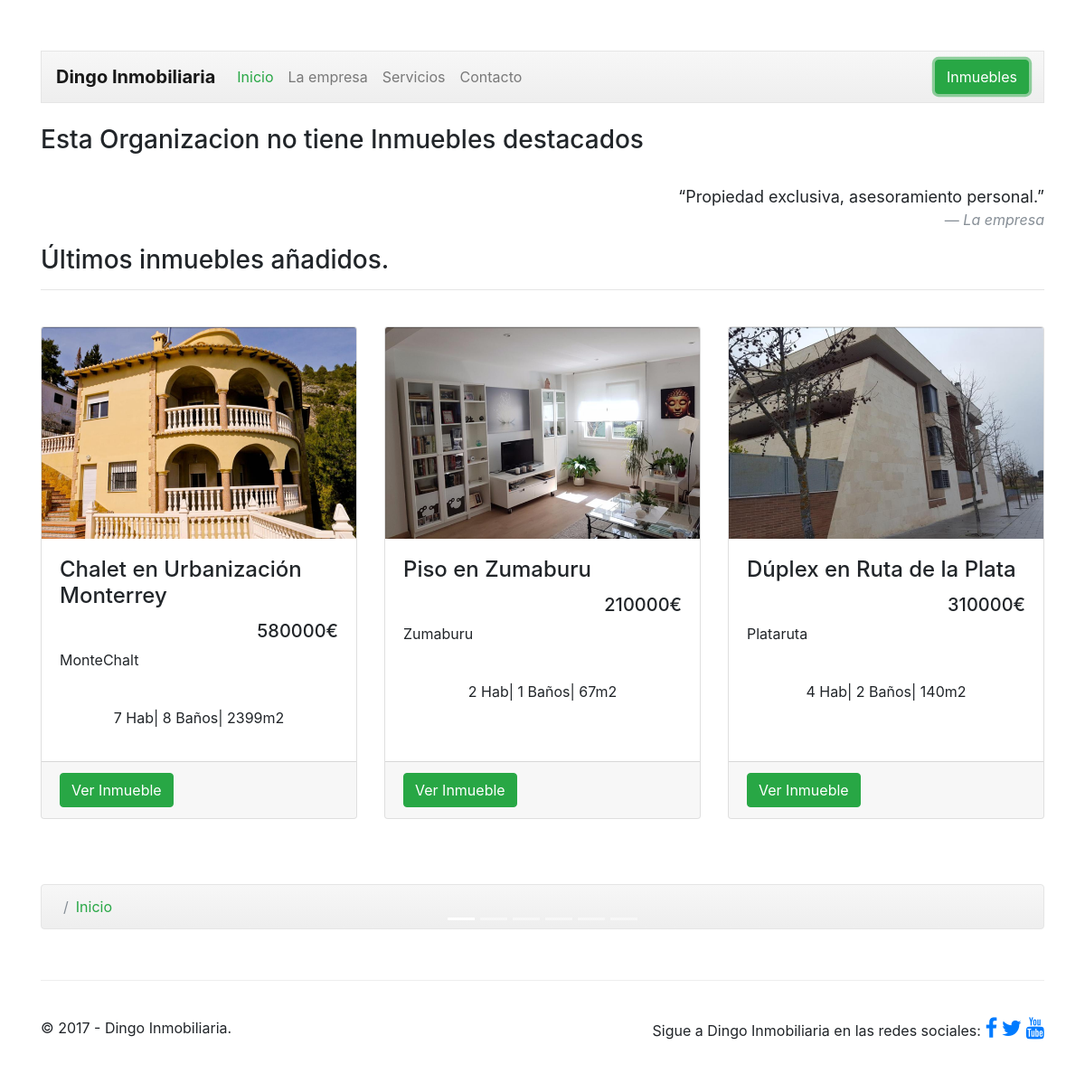
The app's page /index2.php?id=2 with its own data.
### tables this page shows
CREATE TABLE IF NOT EXISTS `organizacion` (
  `ORG_id` int(11) NOT NULL AUTO_INCREMENT,
  `ORG_nombre` varchar(50) NOT NULL,
  `ORG_correo` varchar(50) NOT NULL,
  `ORG_telefono` varchar(15) NOT NULL,
  `ORG_direccion` varchar(180) NOT NULL,
  `ORG_tipo` varchar(20) NOT NULL DEFAULT 'Inmobiliaria',
  `ORG_acerca` varchar(700) NOT NULL,
  `ORG_acerca2` varchar(700) DEFAULT NULL,
  `ORG_acerca3` varchar(700) DEFAULT NULL,
  `ORG_tituloacerca` varchar(100) NOT NULL,
  `ORG_servicio1` varchar(700) NOT NULL,
  `ORG_servicio2` varchar(700) DEFAULT NULL,
  `ORG_servicio3` varchar(700) DEFAULT NULL,
  PRIMARY KEY (`ORG_id`)
);

CREATE TABLE IF NOT EXISTS `inmueble` (
  `IMN_id` int(11) NOT NULL AUTO_INCREMENT,
  `IMN_Titulo` varchar(50) NOT NULL,
  `IMN_tipo` varchar(23) NOT NULL,
  `IMN_referencia` varchar(50) NOT NULL,
  `IMN_desc` varchar(700) NOT NULL,
  `IMN_precio` double NOT NULL,
  `IMN_habitaciones` int(1) DEFAULT NULL,
  `IMN_banos` int(1) DEFAULT NULL,
  `IMN_m2` int(11) NOT NULL,
  `IMN_anoconstruccion` int(11) NOT NULL,
  `IMN_certificadoener` varchar(5) DEFAULT NULL,
  `IMN_venta` varchar(20) NOT NULL,
  `IMN_dest` tinyint(1) NOT NULL,
  `IMN_organizacion` int(11) NOT NULL,
  PRIMARY KEY (`IMN_id`)
);

### web/index2.php (the view, shortened to what this page needs)
<?php
  $id = $_GET["id"];
  $conexion=mysqli_connect("localhost","root","","gecko") or
      die("Problemas con la conexión");
  $registros=mysqli_query($conexion,"select ORG_nombre, ORG_tituloacerca, ORG_acerca, ORG_acerca2, ORG_acerca3
                          from organizacion where ORG_id = '$id'") or
    die("Problemas en el select:".mysqli_error($conexion));
  if ($reg=mysqli_fetch_array($registros)){
    $nombre = $reg['ORG_nombre'];
  }
?>
<!doctype html>
<html lang="es">
  <head>
    <link href="dist/css/bootstrap.min.css" rel="stylesheet">
    <link href="dist/css/justified-nav.css" rel="stylesheet">
    <link href="dist/css/propio.css" rel="stylesheet">
  	<link rel="stylesheet" href="https://cdnjs.cloudflare.com/ajax/libs/font-awesome/4.7.0/css/font-awesome.min.css">
  	<link href="css/bootstrap.min.css" rel="stylesheet">
    <link href="css/justified-nav.css" rel="stylesheet">
    <link href="css/shop-homepage.css" rel="stylesheet">
  </head>
  <body>
    <div class="container">
      <header class="masthead">
		<nav class="navbar navbar-expand-lg navbar-light bg-light">
			<a class="navbar-brand" href="index.php?id=<?php echo $id ?>"><b><?php echo $nombre ?></b></a>
			<div class="collapse navbar-collapse" id="navbarSupportedContent">
				<ul class="navbar-nav mr-auto">
					<li class="nav-item active">
						<a class="nav-link" href="index.php?id=<?php echo $id ?>"><span style="color: rgb(40, 167, 69);">Inicio</span> <span class="sr-only">(current)</span></a>
					</li>
					<li class="nav-item">
						<a class="nav-link" href="empresa.php?id=<?php echo $id ?>">La empresa</a>
					</li>
					<li class="nav-item">
						<a class="nav-link" href="servicios.php?id=<?php echo $id ?>">Servicios</a>
					</li>
					<li class="nav-item">
						<a class="nav-link" href="contacto.php?id=<?php echo $id ?>">Contacto</a>
					</li>
				</ul>
				<div class="form-inline my-2 my-lg-0">
					<a href="inmuebles.php?id=<?php echo $id ?>">
						<button class="btn btn-outline-success my-2 my-sm-0 active" type="submit">Inmuebles</button>
					</a>
				</div>
			</div>
		</nav>
      </header>
      <br>
      <main role="main">
<?php
            $servername = "localhost";
            $username = "root";
            $password = "";
            $dbname = "gecko";
            $conn = new mysqli($servername, $username, $password, $dbname);
            $sql = "SELECT IMG_path,IMG_id_INM,IMG_destacada,IMG_descripcion FROM  imagen,inmueble WHERE IMG_destacada=1 AND IMN_id=IMG_id_INM AND IMN_organizacion ='$id' GROUP BY IMG_id_INM  ORDER BY IMG_id_INM DESC LIMIT 6";
            $result = $conn->query($sql);
            ?>
			<div id="carouselExampleIndicators" class="carousel slide" data-ride="carousel">
				<ol class="carousel-indicators">
					<li data-target="#carouselExampleIndicators" data-slide-to="0" class="active"></li>
					<li data-target="#carouselExampleIndicators" data-slide-to="1"></li>
					<li data-target="#carouselExampleIndicators" data-slide-to="2"></li>
					<li data-target="#carouselExampleIndicators" data-slide-to="3"></li>
					<li data-target="#carouselExampleIndicators" data-slide-to="4"></li>
					<li data-target="#carouselExampleIndicators" data-slide-to="5"></li>
				</ol>
				<div class="carousel-inner">
                    	    <?php
                     if ($result->num_rows > 0) {
                        for ($i = 0; $i < $result->num_rows; $i++) {
                            $row = $result->fetch_assoc();
                            if($i==0){
                            echo '	<div class="carousel-item active">
                            <img class="d-block w-100" src="'. $row["IMG_path"].'" alt="Foto 1.">
                            <div class="carousel-caption d-none d-md-block">
                                    <a class="btn btn btn-success"  href="inmueble.php?id='.$id.'&in='. $row["IMG_id_INM"].'">Ver Inmueble</a>
                                <div style="background: rgba(0, 0, 0, 0.6); border-radius: 5px; margin-top: 1%;">
                                    <p>'. $row["IMG_descripcion"] .'</p>
                                </div>
                            </div>
                        </div>';
                            }
                            else{
                            echo '<div class="carousel-item">
                            <img class="d-block w-100" src="'. $row["IMG_path"].'" alt="Foto 2.">
                            <div class="carousel-caption d-none d-md-block">
                                    <a class="btn btn btn-success" href="inmueble.php?id='.$id.'&in='. $row["IMG_id_INM"].'">Ver Inmueble</a>
                                <div style="background: rgba(0, 0, 0, 0.6); border-radius: 5px; margin-top: 1%;">
                                    <p>'. $row["IMG_descripcion"] .'</p>
                                </div>
                            </div>
                        </div>';
                            }
                        }
                     echo '    <a class="carousel-control-prev" href="#carouselExampleIndicators" role="button" data-slide="prev">
					<span class="carousel-control-prev-icon" aria-hidden="true"></span>
					<span class="sr-only">Previous</span>
				</a>
				<a class="carousel-control-next" href="#carouselExampleIndicators" role="button" data-slide="next">
					<span class="carousel-control-next-icon" aria-hidden="true"></span>
					<span class="sr-only">Next</span>
				</a>';
                     }
                    else {
                        echo '<h3>Esta Organizacion no tiene Inmuebles destacados</h3>';
                    }
                    ?>
		<br>
        <center>
            <blockquote class="blockquote text-right">
			  <p class="mb-0" style="font-size: 18px">“Propiedad exclusiva, asesoramiento personal.”</p>
			  <footer class="blockquote-footer"><cite title="La Empresa">La empresa</cite></footer>
			</blockquote>
        </center>
        <h3>Últimos inmuebles añadidos.</h3>
        <hr>
        <br>
        <div class="row">
            <?php
            $servername = "localhost";
            $username = "root";
            $password = "";
            $dbname = "gecko";
            $conn = new mysqli($servername, $username, $password, $dbname);
            $sql = "SELECT IMN_id,IMN_Titulo, IMN_referencia,IMN_precio,IMN_habitaciones,IMN_habitaciones,IMN_banos,IMN_m2,IMN_venta, IMG_path FROM inmueble, imagen WHERE IMN_id=IMG_id_INM GROUP BY IMN_id ORDER BY IMN_id DESC LIMIT 3";
            $result = $conn->query($sql);
            if ($result->num_rows > 0) {
                while($row = $result->fetch_assoc()) {
                    echo'<div class="col-lg-4 col-md-6 mb-4">
                    <div class="card h-100">
                    <a href="href="inmueble.php?id='. $row["IMN_id"].'"><img class="card-img-top" src="'. $row["IMG_path"].'" alt=""></a>
                    <div class="card-body">
                      <h4 class="card-title">
                        '. $row["IMN_Titulo"] .'
                      </h4>
                      <h5 style="text-align: right;">'. $row["IMN_precio"] .'€</h5>
                      <p class="card-text">'. $row["IMN_referencia"] .' <br>'. $row["IMN_venta"] .'<br> <center>'. $row["IMN_habitaciones"] .' Hab| '. $row["IMN_banos"] .' Baños| '. $row["IMN_m2"] .'m2 </center> </p>
                    </div>
                        <div class="card-footer">
                            <a href="inmueble.php?id='. $row["IMN_id"].'">
                            <button type="button" class="btn btn-success">Ver Inmueble</button></a>
                        </div>
                    </div>
                </div>';
                }
            } else {
                echo "0 results";
            }
            ?>
        </div>
        <br><br>
        <nav class="breadcrumb" style="background-image: linear-gradient(to bottom, #f7f7f7 0%,#eee 100%);
    border: 1px solid #e5e5e5;">
			<span class="breadcrumb-item active" span style="color: rgb(40, 167, 69);">Inicio</span>
		</nav>
      </main>
      <footer class="footer">
      	<div class="row">
          <div class="col-lg-3">
          	<p>&copy; 2017 - <?php echo $nombre ?>.</p>
          </div>
          <div class="col-lg-9">
			  <p class="text-right">Sigue a <?php echo $nombre ?> en las redes sociales:
			  	<a href="http://www.facebook.com" target="_blank"><i class="fa fa-facebook" style="font-size:24px"></i></a>
			  	<a href="http://www.twitter.com" target="_blank"><i class="fa fa-twitter" style="font-size:24px"></i></a>
			  	<a href="http://www.youtube.com" target="_blank"><i class="fa fa-youtube" style="font-size:24px"></i></a>
			  </p>
          </div>
        </div>
      </footer>
    </div>
  </body>
</html>

### web/css/justified-nav.css (style rules this page uses)
body { padding-top: 20px; }
.footer { padding-top: 40px; padding-bottom: 40px; margin-top: 40px; border-top: 1px solid #eee; }
.navbar { background-image: linear-gradient(to bottom, #f7f7f7 0%,#eee 100%); border: 1px solid #e5e5e5; }
@media (min-width: 768px) { .navbar-nav { display: -ms-flexbox; display: flex; } }
@media (min-width: 768px) { .navbar-nav .nav-item { -ms-flex: 1 0 auto; flex: 1 0 auto; } }
@media screen and (min-width: 768px) { .masthead, .marketing, .footer { padding-right: 0; padding-left: 0; } }

### web/css/shop-homepage.css (style rules this page uses)
body { padding-top: 54px; }
@media (min-width: 992px) { body { padding-top: 56px; } }

### records on screen
organizacion: ORG_nombre "Dingo Inmobiliaria"
inmueble: shows a picture, IMN_Titulo "Chalet en Urbanización Monterrey", IMN_precio "580000", IMN_referencia "MonteChalt", IMN_habitaciones "7", IMN_banos "8", IMN_m2 "2399"
inmueble: shows a picture, IMN_Titulo "Piso en Zumaburu", IMN_precio "210000", IMN_referencia "Zumaburu", IMN_habitaciones "2", IMN_banos "1", IMN_m2 "67"
inmueble: shows a picture, IMN_Titulo "Dúplex en Ruta de la Plata", IMN_precio "310000", IMN_referencia "Plataruta", IMN_habitaciones "4", IMN_banos "2", IMN_m2 "140"
